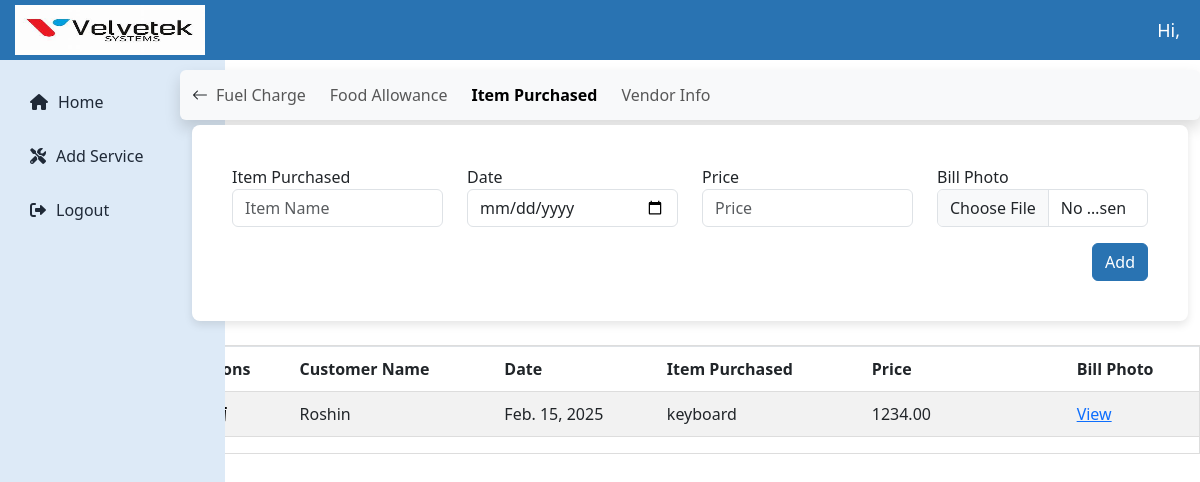
The app's page /technician/item-purchased/25/ with its own data.
### technicianapp/models.py (models this page shows)
class ItemPurchased(models.Model):
    date = models.DateField()
    item_name = models.CharField(max_length=200)
    price = models.DecimalField(max_digits=10, decimal_places=2)
    bill_photo = models.ImageField(upload_to='itempurchased')
    apply = models.ForeignKey(Apply, on_delete=models.CASCADE,related_name='itempurchased',blank=True,null=True)
    customer_name = models.CharField(max_length=225)
    issue = models.TextField()

### technicianapp/views.py (the view, shortened to what this page needs)
# urls.py: path('item-purchased/<int:apply_id>/',views.item_purchased,name='item_purchased'),
def item_purchased(request, apply_id):
    try:
        apply_instance = Apply.objects.get(id=apply_id)
    except Apply.DoesNotExist:
        messages.error(request, "Apply instance not found.")
        return redirect('apply_list')
    items = ItemPurchased.objects.filter(apply=apply_instance)
    context = {
        'apply': apply_instance,
        'items': items
    }
    return render(request, 'item_purchased.html', context)

### templates/item_purchased.html (shortened to what this page needs)
{% extends 'technician_dashboard.html' %}
{% block content %}
<div class="mt-0">
    <nav class="navbar navbar-expand-lg bg-light shadow rounded custom-navbar" style="max-width: 85%; margin-top: 5px; margin-left: auto;">
        <div class="container-fluid">
            <a class="nav-link d-none d-lg-block" href="{% url 'technician_dashboard' %}">
                <i class="bi bi-arrow-left"></i>
            </a>
            <div class="collapse navbar-collapse" id="vendorNav">
                <ul class="navbar-nav d-flex flex-wrap gap-2">
                    <li class="nav-item">
                        <a class="nav-link {% if request.resolver_match.url_name == 'fuelcharge' %}fw-bold active{% endif %}" href="{% url 'fuelcharge' apply.id %}" data-title="Fuel Charge">Fuel Charge</a>
                    </li>
                    <li class="nav-item">
                        <a class="nav-link {% if request.resolver_match.url_name == 'food_allowance' %}fw-bold active{% endif %}" href="{% url 'food_allowance' apply.id %}" data-title="Food Allowance">Food Allowance</a>
                    </li>
                    <li class="nav-item">
                        <a class="nav-link {% if request.resolver_match.url_name == 'item_purchased' %}fw-bold active{% endif %}" href="{% url 'item_purchased' apply.id %}" data-title="Item Purchased">Item Purchased</a>
                    </li>
                    <li class="nav-item">
                        <a class="nav-link {% if request.resolver_match.url_name == 'vendor_info' %}fw-bold active{% endif %}" href="{% url 'vendor_info' apply.id %}" data-title="Vendor Info">Vendor Info</a>
                    </li>
                </ul>
            </div>
        </div>
    </nav>
    <div class="container" style="max-width: 85%; margin-top: 5px; margin-right: unset;">
        <div class="card p-4">
            <div class="card-body">
                <form action="{% url 'item_purchased' apply.id %}" method="post" enctype="multipart/form-data">
                    <div class="row">
                        <div class="col-md-3">
                            <label for="item_name">Item Purchased</label>
                            <input type="text" class="form-control" id="item_name" name="item_name" placeholder="Item Name" required>
                        </div>
                        <div class="col-md-3">
                            <label for="date">Date</label>
                            <input type="date" class="form-control" id="date" name="date" required>
                        </div>
                        <div class="col-md-3">
                            <label for="price">Price</label>
                            <input type="number" class="form-control" id="price" name="price" placeholder="Price" required>
                        </div>
                        <div class="col-md-3">
                            <label for="bill_photo">Bill Photo</label>
                            <input type="file" class="form-control" id="bill_photo" name="bill_photo" accept="image/*" required>
                        </div>
                    </div>
                    <div class="d-flex justify-content-end mt-3">
                        <button type="submit" class="btn btn-primary">Add</button>
                    </div>
                </form>
            </div>
        </div>
    </div>
    </div>
    <div class="table-responsive mt-4 " style="max-width: 85%; margin-top: 5px; margin-left: auto;">
        {% if items %}
        <table id="basic-datatables" class="table table-striped table-bordered">
            <thead>
                <tr>
                    <th>Actions</th>
                    <th>Customer Name</th>
                    <th>Date</th>
                    <th>Item Purchased</th>
                    <th>Price</th>
                    <th>Bill Photo</th>
                </tr>
            </thead>
            <tbody>
                {% for d in items %}
                <tr>
                    <td>
                        <div style="display: flex; align-items: center;">
                            <a href="{% url 'update_item_purchased' d.id %}" class="edit-itempurchased-btn" data-bs-toggle="modal" data-bs-target="#updateItemPurchasedModal{{ d.id }}">
                            </a>
                            <form action="{% url 'update_item_purchased' d.id %}" method="post" style="display: inline;">
                                <button type="button" class="icon-link delete-icon" title="Delete" data-bs-toggle="modal" data-bs-target="#deleteItemPurchasedModal{{ d.id }}">
                                </button>
                            </form>
                        </div>
                    </td>
                    <td>{{ d.customer_name }}</td>
                    <td>{{ d.date }}</td>
                    <td>{{ d.item_name }}</td>
                    <td>{{ d.price }}</td>
                    <td>
                        <a href="{{ d.bill_photo.url }}" target="_blank">View</a>
                    </td>
                </tr>
                {% endfor %}
            </tbody>
        </table>
        {% else %}
<div class="alert alert-warning text-center">
    No item purchased available. Please add data.
</div>
{% endif %}
    </div>
{% endblock %}

### static/assets/css/admin_dashboard.css (style rules this page uses)
:root { --primary-color: #2973B2; --secondary-color: #F3F4F6; --accent-color: #441172; --text-color: #1F2937; --white: #ffffff; --sidebar-color: #DDEAF7; }
.card { border: none; border-radius: 8px; box-shadow: 0 4px 8px rgba(0, 0, 0, 0.1); transition: transform 0.2s ease, box-shadow 0.2s ease; }
.navbar { display: flex; position: relative; align-items: center; justify-content: space-between; background-color: var(--white); padding-top: 5px; padding-bottom: 5px; border-radius: 8px; box-shadow: 0 2px 4px rgba(0, 0, 0, 0.1); }
.btn-primary { background-color: var(--primary-color) !important; border-color: var(--primary-color) !important; color: #fff !important; }
.table-responsive { overflow-x: auto; overflow-y: auto; border: 1px solid #ddd; max-height: 485px; height: auto; transition: height 0.3s ease; }
.table { width: 100%; word-wrap: break-word; white-space: normal; table-layout: auto; border-collapse: collapse; }
.table th:nth-child(2), .table td:nth-child(2) { min-width: 100px !important; max-width: 150px !important; }
.table th:nth-child(4), .table td:nth-child(4) { min-width: 150px !important; max-width: 200px !important; }
.table th:nth-child(5), .table td:nth-child(5) { min-width: 150px !important; max-width: 150px !important; }
.table th, .table td { padding: 10px !important; text-align: left !important; border-bottom: 1px solid #ddd !important; border-right: none !important; border-left: none !important; }
.icon-link { color: 2973B2; text-decoration: none; }
.delete-icon { background: none; border: none; cursor: pointer; }

### templates/item_purchased.html (style rules this page uses)
.custom-navbar { width:1288px; margin-left: auto; margin-right: 0; }

### records on screen
ItemPurchased: customer_name "Roshin", date "Feb. 15, 2025", item_name "keyboard", price "1234.00"
